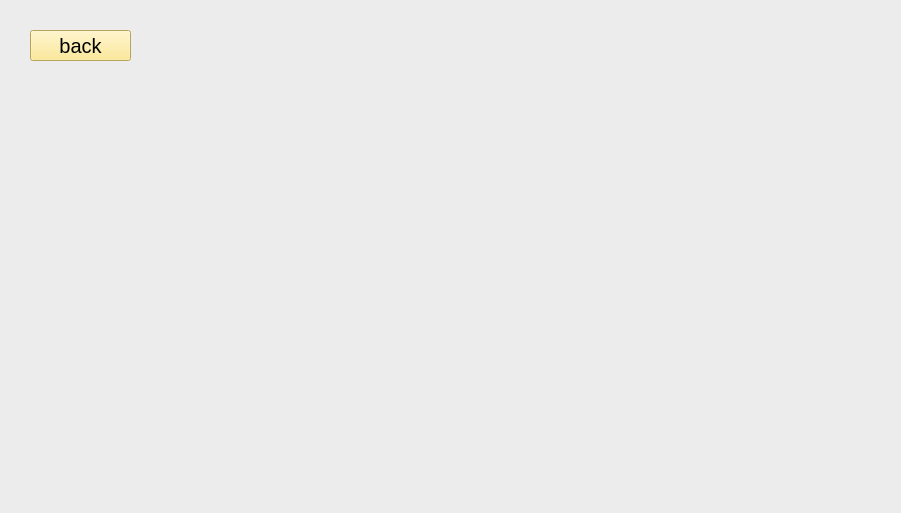
<?xml version="1.0" encoding="UTF-8"?>
<ui version="4.0">
 <class>Remember_game</class>
 <widget class="QMainWindow" name="Remember_game">
  <property name="geometry">
   <rect>
    <x>0</x>
    <y>0</y>
    <width>901</width>
    <height>513</height>
   </rect>
  </property>
  <property name="palette">
   <palette>
    <active>
     <colorrole role="Button">
      <brush brushstyle="SolidPattern">
       <color alpha="255">
        <red>236</red>
        <green>236</green>
        <blue>236</blue>
       </color>
      </brush>
     </colorrole>
     <colorrole role="Base">
      <brush brushstyle="SolidPattern">
       <color alpha="255">
        <red>236</red>
        <green>236</green>
        <blue>236</blue>
       </color>
      </brush>
     </colorrole>
     <colorrole role="Window">
      <brush brushstyle="SolidPattern">
       <color alpha="255">
        <red>236</red>
        <green>236</green>
        <blue>236</blue>
       </color>
      </brush>
     </colorrole>
    </active>
    <inactive>
     <colorrole role="Button">
      <brush brushstyle="SolidPattern">
       <color alpha="255">
        <red>236</red>
        <green>236</green>
        <blue>236</blue>
       </color>
      </brush>
     </colorrole>
     <colorrole role="Base">
      <brush brushstyle="SolidPattern">
       <color alpha="255">
        <red>236</red>
        <green>236</green>
        <blue>236</blue>
       </color>
      </brush>
     </colorrole>
     <colorrole role="Window">
      <brush brushstyle="SolidPattern">
       <color alpha="255">
        <red>236</red>
        <green>236</green>
        <blue>236</blue>
       </color>
      </brush>
     </colorrole>
    </inactive>
    <disabled>
     <colorrole role="Button">
      <brush brushstyle="SolidPattern">
       <color alpha="255">
        <red>236</red>
        <green>236</green>
        <blue>236</blue>
       </color>
      </brush>
     </colorrole>
     <colorrole role="Base">
      <brush brushstyle="SolidPattern">
       <color alpha="255">
        <red>236</red>
        <green>236</green>
        <blue>236</blue>
       </color>
      </brush>
     </colorrole>
     <colorrole role="Window">
      <brush brushstyle="SolidPattern">
       <color alpha="255">
        <red>236</red>
        <green>236</green>
        <blue>236</blue>
       </color>
      </brush>
     </colorrole>
    </disabled>
   </palette>
  </property>
  <property name="windowTitle">
   <string>MainWindow</string>
  </property>
  <property name="styleSheet">
   <string notr="true">background-color:rgb(236, 236, 236)</string>
  </property>
  <widget class="QWidget" name="centralwidget">
   <widget class="QStackedWidget" name="stackedWidget">
    <property name="geometry">
     <rect>
      <x>0</x>
      <y>0</y>
      <width>900</width>
      <height>500</height>
     </rect>
    </property>
    <property name="currentIndex">
     <number>2</number>
    </property>
    <widget class="QWidget" name="page_1">
     <widget class="QPushButton" name="start">
      <property name="geometry">
       <rect>
        <x>340</x>
        <y>190</y>
        <width>231</width>
        <height>71</height>
       </rect>
      </property>
      <property name="font">
       <font>
        <pointsize>14</pointsize>
       </font>
      </property>
      <property name="styleSheet">
       <string notr="true">background-color : white</string>
      </property>
      <property name="text">
       <string>게임 시작 </string>
      </property>
      <property name="checkable">
       <bool>false</bool>
      </property>
     </widget>
     <widget class="QPushButton" name="level">
      <property name="geometry">
       <rect>
        <x>340</x>
        <y>280</y>
        <width>231</width>
        <height>71</height>
       </rect>
      </property>
      <property name="font">
       <font>
        <pointsize>14</pointsize>
       </font>
      </property>
      <property name="mouseTracking">
       <bool>false</bool>
      </property>
      <property name="styleSheet">
       <string notr="true">background-color : white</string>
      </property>
      <property name="text">
       <string>난이도 조작 </string>
      </property>
      <property name="checkable">
       <bool>false</bool>
      </property>
     </widget>
    </widget>
    <widget class="QWidget" name="page_2">
     <widget class="QPushButton" name="back">
      <property name="geometry">
       <rect>
        <x>30</x>
        <y>30</y>
        <width>101</width>
        <height>31</height>
       </rect>
      </property>
      <property name="sizePolicy">
       <sizepolicy hsizetype="Minimum" vsizetype="Preferred">
        <horstretch>0</horstretch>
        <verstretch>0</verstretch>
       </sizepolicy>
      </property>
      <property name="styleSheet">
       <string notr="true">background-color :rgb(255, 229, 125); font : 15pt ; color : black;  </string>
      </property>
      <property name="text">
       <string>back</string>
      </property>
     </widget>
     <widget class="QSpinBox" name="size">
      <property name="geometry">
       <rect>
        <x>260</x>
        <y>240</y>
        <width>391</width>
        <height>71</height>
       </rect>
      </property>
      <property name="sizePolicy">
       <sizepolicy hsizetype="Expanding" vsizetype="Expanding">
        <horstretch>0</horstretch>
        <verstretch>0</verstretch>
       </sizepolicy>
      </property>
      <property name="styleSheet">
       <string notr="true">font-size :50pt; background-color: white</string>
      </property>
      <property name="alignment">
       <set>Qt::AlignCenter</set>
      </property>
      <property name="readOnly">
       <bool>false</bool>
      </property>
      <property name="buttonSymbols">
       <enum>QAbstractSpinBox::UpDownArrows</enum>
      </property>
     </widget>
     <widget class="QLineEdit" name="KeyEdit">
      <property name="geometry">
       <rect>
        <x>360</x>
        <y>190</y>
        <width>201</width>
        <height>51</height>
       </rect>
      </property>
      <property name="sizePolicy">
       <sizepolicy hsizetype="Expanding" vsizetype="Minimum">
        <horstretch>0</horstretch>
        <verstretch>0</verstretch>
       </sizepolicy>
      </property>
      <property name="font">
       <font>
        <pointsize>17</pointsize>
        <weight>50</weight>
        <bold>false</bold>
        <underline>false</underline>
        <kerning>true</kerning>
       </font>
      </property>
      <property name="styleSheet">
       <string notr="true">color :rgb(98, 79, 79)</string>
      </property>
      <property name="text">
       <string>가로(=세로) 키의 수</string>
      </property>
      <property name="frame">
       <bool>false</bool>
      </property>
     </widget>
    </widget>
    <widget class="QWidget" name="page_3">
     <widget class="QWidget" name="gridLayoutWidget_2">
      <property name="geometry">
       <rect>
        <x>470</x>
        <y>120</y>
        <width>391</width>
        <height>351</height>
       </rect>
      </property>
      <layout class="QGridLayout" name="Answer">
       <property name="sizeConstraint">
        <enum>QLayout::SetMaximumSize</enum>
       </property>
      </layout>
     </widget>
     <widget class="QWidget" name="gridLayoutWidget">
      <property name="geometry">
       <rect>
        <x>40</x>
        <y>120</y>
        <width>391</width>
        <height>351</height>
       </rect>
      </property>
      <layout class="QGridLayout" name="Question">
       <property name="sizeConstraint">
        <enum>QLayout::SetMaximumSize</enum>
       </property>
      </layout>
     </widget>
     <widget class="QPushButton" name="back_2">
      <property name="geometry">
       <rect>
        <x>30</x>
        <y>30</y>
        <width>101</width>
        <height>31</height>
       </rect>
      </property>
      <property name="sizePolicy">
       <sizepolicy hsizetype="Minimum" vsizetype="Preferred">
        <horstretch>0</horstretch>
        <verstretch>0</verstretch>
       </sizepolicy>
      </property>
      <property name="styleSheet">
       <string notr="true">background-color :rgb(255, 229, 125); font : 15pt ; color : black;  </string>
      </property>
      <property name="text">
       <string>back</string>
      </property>
     </widget>
    </widget>
    <widget class="QWidget" name="page_4">
     <widget class="QPushButton" name="restart">
      <property name="geometry">
       <rect>
        <x>340</x>
        <y>360</y>
        <width>231</width>
        <height>71</height>
       </rect>
      </property>
      <property name="font">
       <font>
        <pointsize>13</pointsize>
       </font>
      </property>
      <property name="mouseTracking">
       <bool>false</bool>
      </property>
      <property name="styleSheet">
       <string notr="true">background-color : white</string>
      </property>
      <property name="text">
       <string>게임 재시작</string>
      </property>
      <property name="checkable">
       <bool>false</bool>
      </property>
     </widget>
     <widget class="QPushButton" name="toMain">
      <property name="geometry">
       <rect>
        <x>340</x>
        <y>270</y>
        <width>231</width>
        <height>71</height>
       </rect>
      </property>
      <property name="font">
       <font>
        <pointsize>13</pointsize>
       </font>
      </property>
      <property name="styleSheet">
       <string notr="true">background-color : white</string>
      </property>
      <property name="text">
       <string>메인 화면으로 돌아가기</string>
      </property>
      <property name="checkable">
       <bool>false</bool>
      </property>
     </widget>
     <widget class="QLabel" name="score">
      <property name="geometry">
       <rect>
        <x>430</x>
        <y>140</y>
        <width>51</width>
        <height>17</height>
       </rect>
      </property>
      <property name="text">
       <string>SCORE</string>
      </property>
     </widget>
     <widget class="QLineEdit" name="total_score">
      <property name="geometry">
       <rect>
        <x>370</x>
        <y>160</y>
        <width>171</width>
        <height>51</height>
       </rect>
      </property>
      <property name="sizePolicy">
       <sizepolicy hsizetype="Fixed" vsizetype="Fixed">
        <horstretch>0</horstretch>
        <verstretch>0</verstretch>
       </sizepolicy>
      </property>
      <property name="font">
       <font>
        <pointsize>40</pointsize>
        <weight>75</weight>
        <italic>true</italic>
        <bold>true</bold>
       </font>
      </property>
      <property name="layoutDirection">
       <enum>Qt::LeftToRight</enum>
      </property>
      <property name="maxLength">
       <number>5</number>
      </property>
      <property name="frame">
       <bool>false</bool>
      </property>
      <property name="alignment">
       <set>Qt::AlignCenter</set>
      </property>
      <property name="readOnly">
       <bool>true</bool>
      </property>
     </widget>
    </widget>
   </widget>
  </widget>
  <widget class="QStatusBar" name="statusbar"/>
 </widget>
 <resources/>
 <connections/>
</ui>
